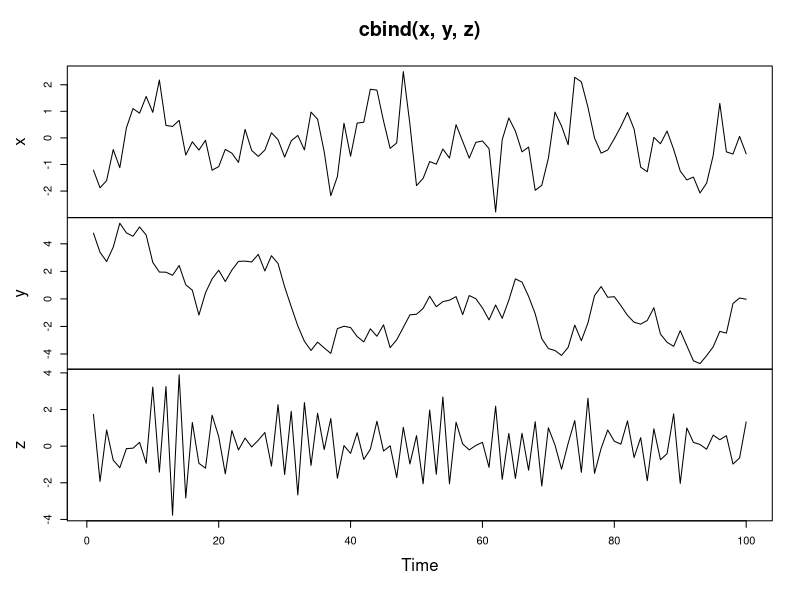
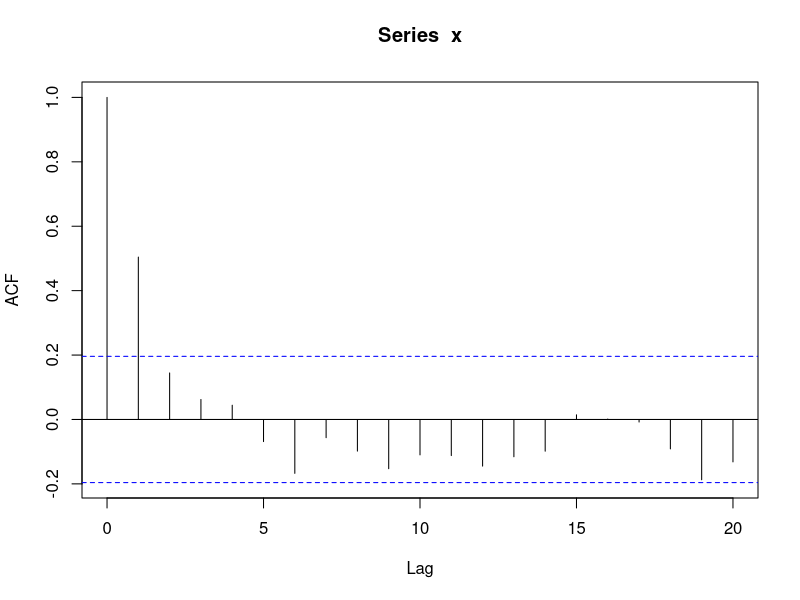
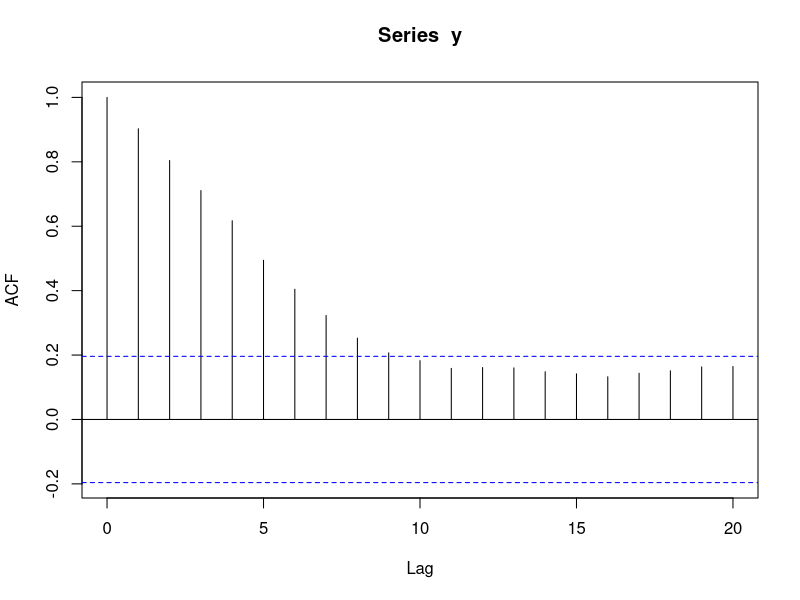
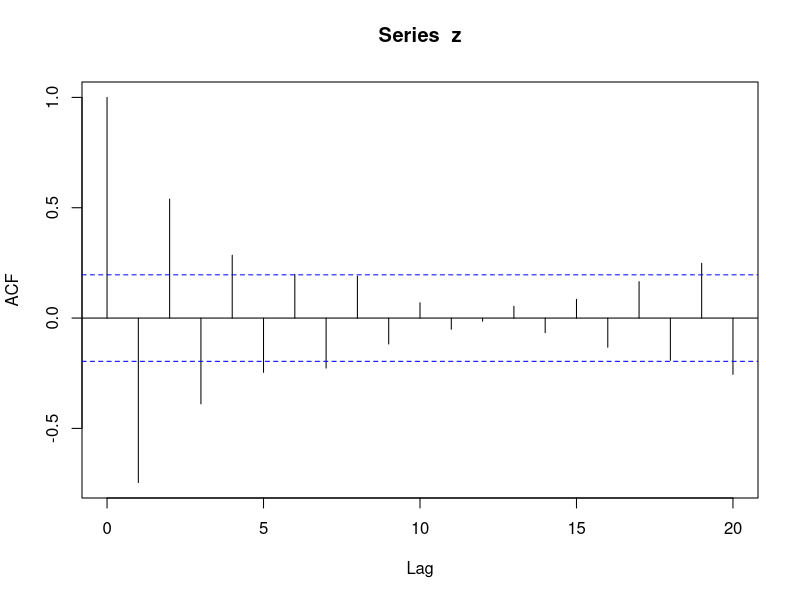
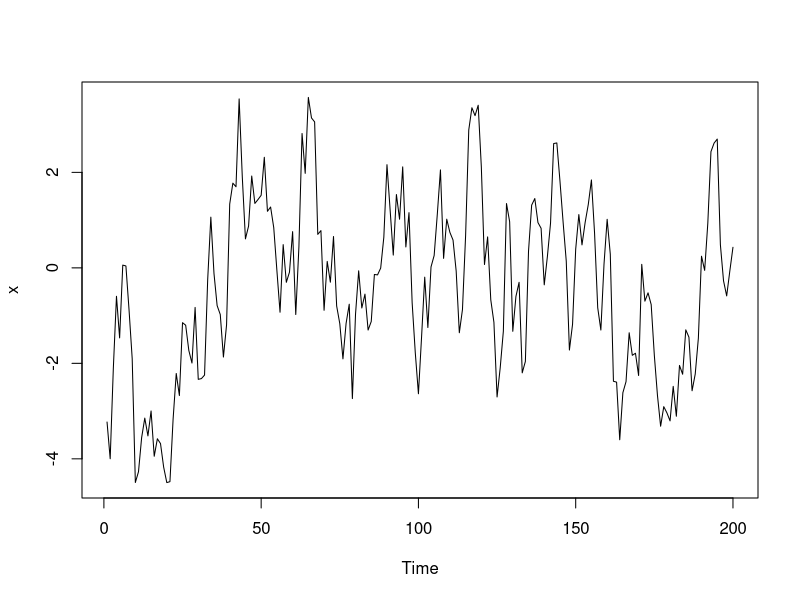
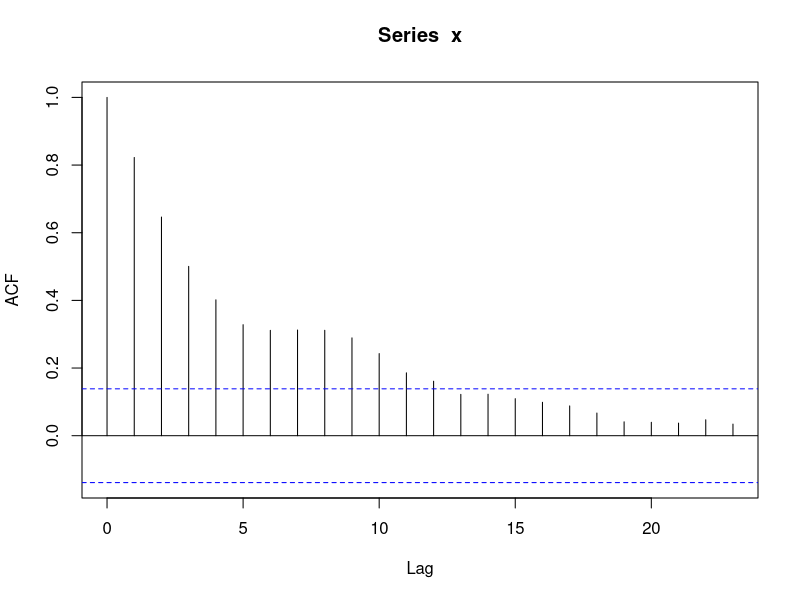
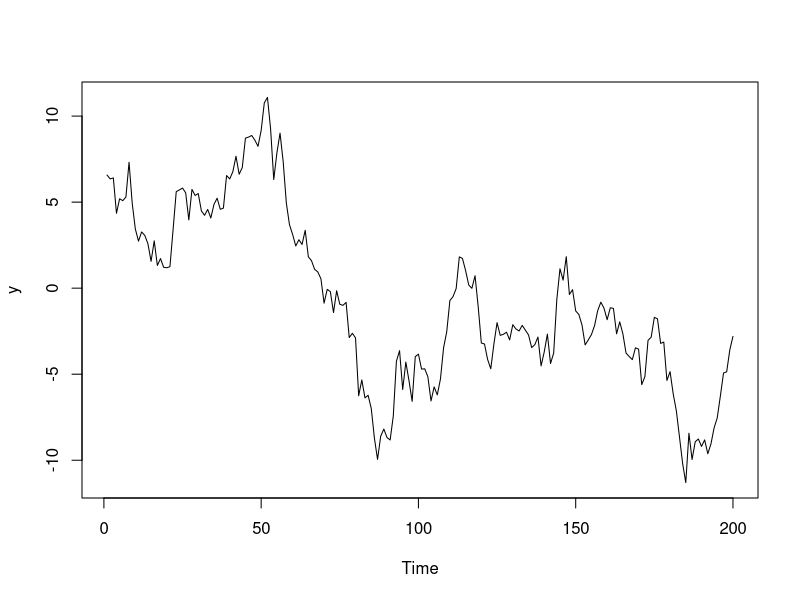
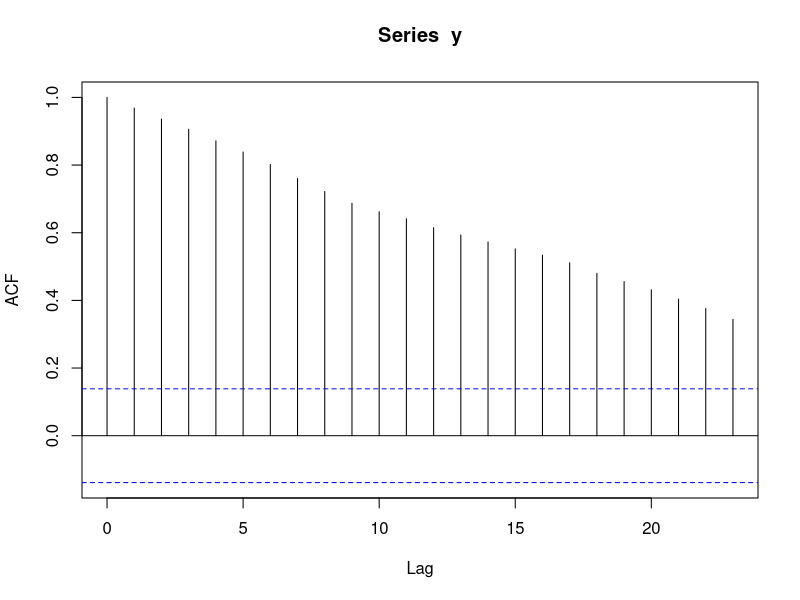

Write the R code that produced these figures, in order.
## ---- chunk 1
knitr::opts_chunk$set(echo = TRUE)
## ---- chunk 2
# Simulate an AR model with 0.5 slope
x <- arima.sim(model =list(ar=0.5), n = 100)

# Simulate an AR model with 0.9 slope. Slope 0.9 will increase the autocorrelation
y <- arima.sim(model=list(ar=0.9), n=100)

# Simulate an AR model with -0.75 slope, negative slope will create an oscilative model
z <- arima.sim(model=list(ar=-0.75),n=100)

# Plot your simulated data
plot.ts(cbind(x, y, z))

## ---- chunk 3
# Calculate the ACF for x
acf(x)

# Calculate the ACF for y
acf(y)

# Calculate the ACF for z
acf(z)

## ---- chunk 4
# Simulate and plot AR model with slope 0.9 
x <- arima.sim(model = list(ar=0.9), n = 200)
ts.plot(x)
acf(x)

# Simulate and plot AR model with slope 0.98: higher persistence when its slope parameter is closer to 1
y <- arima.sim(model= list(ar=0.98), n=200)
ts.plot(y)
acf(y)

# Simulate and plot RW model: slope is close to 1, strong persistence
z <- arima.sim(model= list(order=c(0,1,0)), n=200)
ts.plot(z)
acf(z)

## ---- chunk 5
# Fit the AR model to x
arima(x, order = c(1,0,0))

# slope (ar1) estimate
#0.8575

#slope mean (intercept) estimate
#-0.0948

#innovation variance (sigma^2) estimate
#1.022

# Fit the AR model to AirPassengers
AR <-arima(AirPassengers, order = c(1,0,0))
print(AR)

# plot the series and fitted values
ts.plot(AirPassengers)
AR_fitted <- AirPassengers - residuals(AR)
points(AR_fitted, type = "l", col = 2, lty = 2)


## ---- chunk 6
# Fit an AR model to Nile
AR_fit <-arima(Nile, order  = c(1,0,0))
print(AR_fit)

# Use predict() to make a 1-step forecast
predict_AR <- predict(AR_fit)

# Obtain the 1-step forecast using $pred[1]

predict_AR$pred[1]
# Use predict to make 1-step through 10-step forecasts
predict(AR_fit, n.ahead = 10)

# Run to plot the Nile series plus the forecast and 95% prediction intervals
ts.plot(Nile, xlim = c(1871, 1980))
AR_forecast <- predict(AR_fit, n.ahead = 10)$pred
AR_forecast_se <- predict(AR_fit, n.ahead = 10)$se
points(AR_forecast, type = "l", col = 2)
points(AR_forecast - 2*AR_forecast_se, type = "l", col = 2, lty = 2)
points(AR_forecast + 2*AR_forecast_se, type = "l", col = 2, lty = 2)
